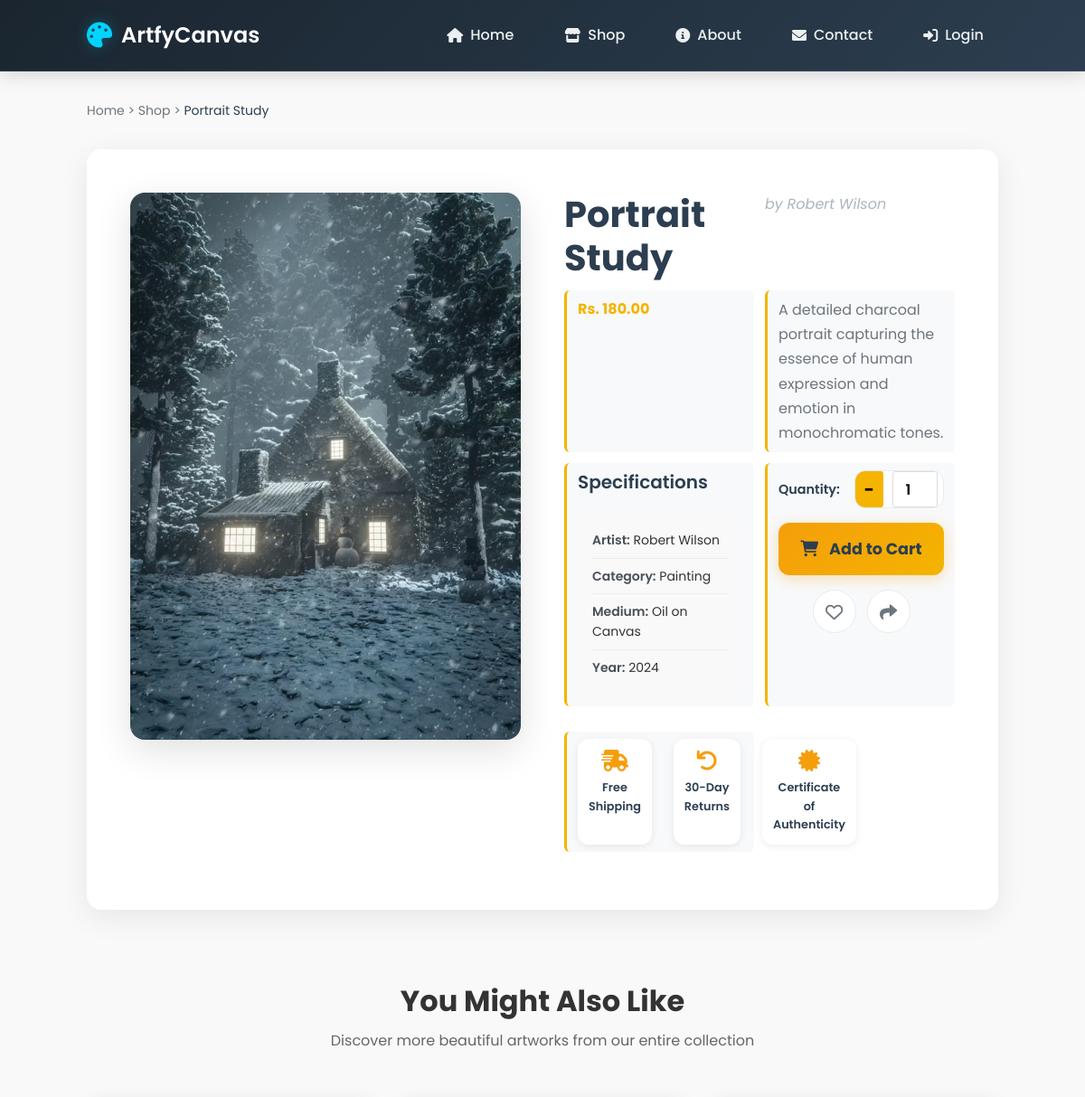
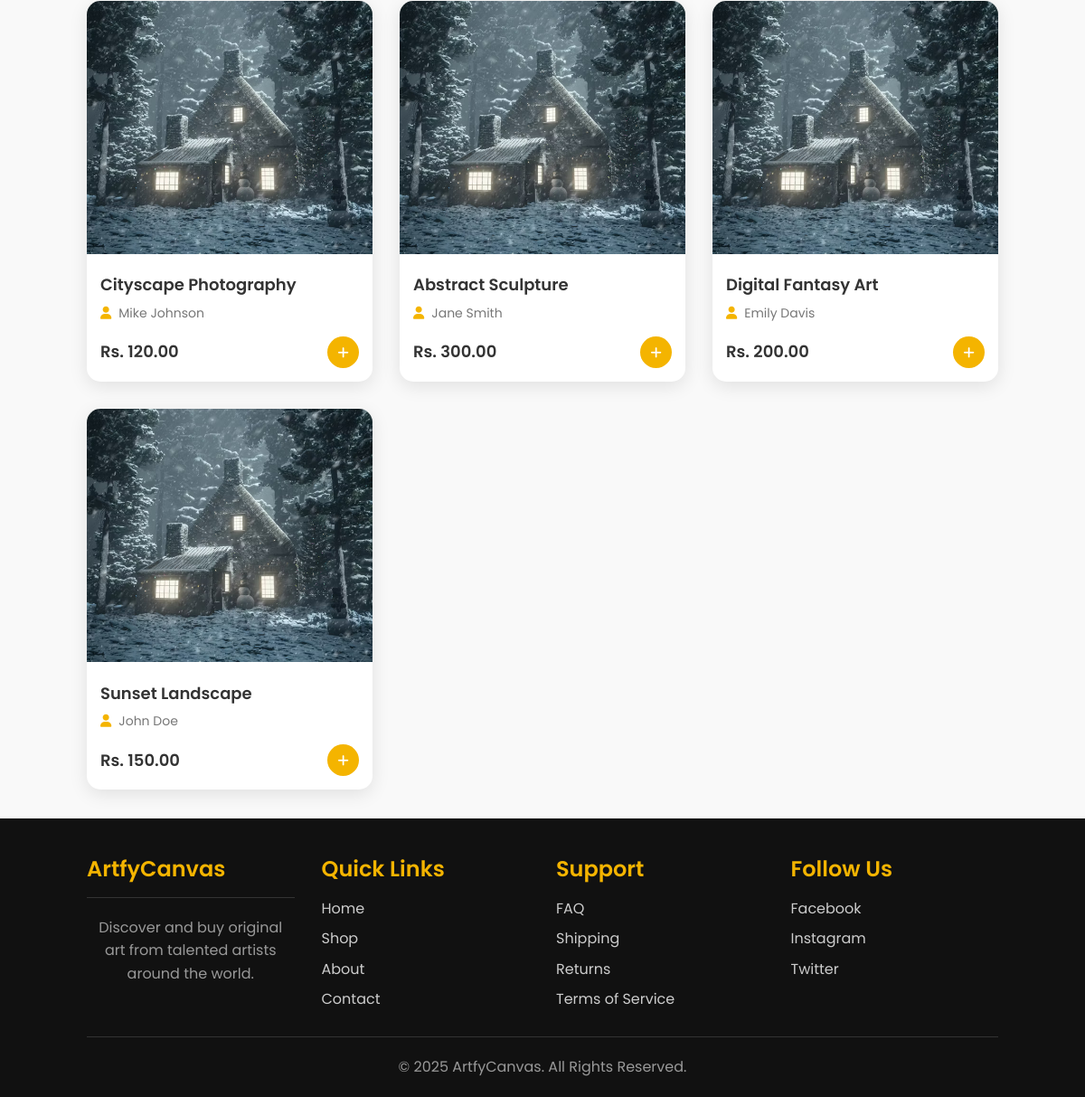
Screenshot of /product.php?id=5 with the database file from the repository (2 pictures, top to bottom).
### tables this page shows
CREATE TABLE IF NOT EXISTS artworks (
    id INT AUTO_INCREMENT PRIMARY KEY,
    title VARCHAR(255) NOT NULL,
    artist VARCHAR(255) NOT NULL,
    price DECIMAL(10,2) NOT NULL,
    image VARCHAR(255),
    description TEXT,
    category_id INT DEFAULT NULL,
    medium VARCHAR(100) DEFAULT NULL,
    dimensions VARCHAR(100) DEFAULT NULL,
    year_created YEAR DEFAULT NULL,
    availability ENUM('available', 'sold', 'reserved') DEFAULT 'available',
    created_at TIMESTAMP DEFAULT CURRENT_TIMESTAMP,
    FOREIGN KEY (category_id) REFERENCES categories(id)
);

CREATE TABLE IF NOT EXISTS categories (
    id INT AUTO_INCREMENT PRIMARY KEY,
    name VARCHAR(255) NOT NULL,
    created_at TIMESTAMP DEFAULT CURRENT_TIMESTAMP
);

### product.php (the view, shortened to what this page needs)
<?php
require_once "includes/db.php";
$id = intval($_GET['id']);
$stmt = $conn->prepare("SELECT artworks.*, categories.name as category_name FROM artworks JOIN categories ON artworks.category_id = categories.id WHERE artworks.id = ?");
$stmt->bind_param("i", $id);
$stmt->execute();
$artResult = $stmt->get_result();
$art = $artResult->fetch_assoc();
$stmt = $conn->prepare("SELECT * FROM artworks WHERE id != ? ORDER BY RAND() LIMIT 4");
$stmt->bind_param("i", $id);
$stmt->execute();
$recResult = $stmt->get_result();
?>
<!DOCTYPE html>
<html lang="en">
<head>
    <link rel="stylesheet" href="assets/css/style_organized.css">
    <link rel="stylesheet" href="https://cdnjs.cloudflare.com/ajax/libs/font-awesome/6.0.0/css/all.min.css">
</head>
<body>
<header class="navbar">
    <div class="logo">
        <i class="fas fa-palette"></i>
        ArtfyCanvas
    </div>
    <nav>
        <a href="index.php"><i class="fas fa-home"></i> Home</a>
        <a href="shop.php"><i class="fas fa-store"></i> Shop</a>
        <a href="about.php"><i class="fas fa-info-circle"></i> About</a>
        <a href="contact.php"><i class="fas fa-envelope"></i> Contact</a>
        <?php if(isset($_SESSION['user'])): ?>
            <a href="cart.php"><i class="fas fa-shopping-cart"></i> Cart</a>
            <?php
            $pending_count = 0;
            $stmt = $conn->prepare("SELECT COUNT(*) as count FROM orders WHERE user_id = ? AND status = 'pending'");
            $stmt->bind_param("i", $_SESSION['user']['id']);
            $stmt->execute();
            $result = $stmt->get_result();
            $pending_count = $result->fetch_assoc()['count'];
            $stmt->close();
            ?>
            <a href="my_orders.php" class="notification-bell">
                <i class="fas fa-bell"></i>
                <?php if($pending_count > 0): ?>
                <span class="notification-count"><?= $pending_count ?></span>
                <?php endif; ?>
            </a>
            <a href="logout.php"><i class="fas fa-sign-out-alt"></i> Logout</a>
        <?php else: ?>
            <a href="login.php"><i class="fas fa-sign-in-alt"></i> Login</a>
        <?php endif; ?>
    </nav>
</header>
<section class="product-section">
    <div class="breadcrumb">
        <a href="index.php">Home</a> >
        <a href="shop.php">Shop</a> >
        <span><?= htmlspecialchars($art['title']) ?></span>
    </div>
    <div class="product-container">
        <div class="product-gallery">
            <div class="product-image">
                <?php
                $imagePath = "assets/images/" . $art['image'];
                ?>
                <img src="<?= $imagePath ?>" alt="<?= htmlspecialchars($art['title']) ?>" id="main-image">
            </div>
        </div>
        <div class="product-details">
            <h1 class="product-title"><?= htmlspecialchars($art['title']) ?></h1>
            <p class="product-artist">by <?= htmlspecialchars($art['artist']) ?></p>
            <div class="product-price">Rs. <?= number_format($art['price'], 2) ?></div>
            <div class="product-description">
                <p><?= htmlspecialchars($art['description']) ?></p>
            </div>
            <div class="product-specifications">
                <h3>Specifications</h3>
                <ul class="specs-list">
                    <li><strong>Artist:</strong> <?= htmlspecialchars($art['artist']) ?></li>
                    <li><strong>Category:</strong> <?= htmlspecialchars($art['category_name']) ?></li>
                    <li><strong>Medium:</strong> Oil on Canvas</li>
                    <li><strong>Year:</strong> 2024</li>
                </ul>
            </div>
            <div class="purchase-controls">
                <div class="quantity-selector">
                    <label for="quantity">Quantity:</label>
                    <div class="quantity-controls">
                        <button type="button" class="qty-btn" onclick="changeQuantity(-1)">-</button>
                        <input type="number" id="quantity" name="qty" value="1" min="1" max="10" readonly>
                    </div>
                </div>
                <form action="actions/add_to_cart.php" method="POST" class="add-to-cart-form">
                    <button type="submit" class="btn-add-to-cart">
                        <i class="fas fa-shopping-cart"></i>
                        Add to Cart
                    </button>
                </form>
                <div class="secondary-actions">
                    <button class="btn-icon" onclick="toggleWishlist()" title="Add to Wishlist">
                        <i class="far fa-heart"></i>
                    </button>
                    <button class="btn-icon" onclick="shareProduct()" title="Share">
                        <i class="fas fa-share"></i>
                    </button>
                </div>
            </div>
            <div class="trust-badges">
                <div class="badge">
                    <i class="fas fa-shipping-fast"></i>
                    <span>Free Shipping</span>
                </div>
                <div class="badge">
                    <i class="fas fa-undo"></i>
                    <span>30-Day Returns</span>
                </div>
                <div class="badge">
                    <i class="fas fa-certificate"></i>
                    <span>Certificate of Authenticity</span>
                </div>
            </div>
        </div>
    </div>
    <div class="related-products">
        <div class="section-header">
            <h2>You Might Also Like</h2>
            <p>Discover more beautiful artworks from our entire collection</p>
        </div>
        <div class="art-grid">
            <?php while ($rec = $recResult->fetch_assoc()):
            ?>
                <div class="art-card">
                    <div class="art-image">
                    </div>
                    <div class="art-info">
                        <h3>
                            <a href="product.php?id=<?= $rec['id'] ?>">
                                <?= htmlspecialchars($rec['title']) ?>
                            </a>
                        </h3>
                        <p class="artist">
                            <i class="fas fa-user"></i>
                            <?= htmlspecialchars($rec['artist']) ?>
                        </p>
                        <div class="art-footer">
                            <p class="price">Rs. <?= number_format($rec['price'], 2) ?></p>
                            <form action="actions/add_to_cart.php" method="POST" class="quick-add">
                                <button type="submit" class="quick-add-btn">
                                    <i class="fas fa-plus"></i>
                                </button>
                            </form>
                        </div>
                    </div>
                </div>
            <?php endwhile; ?>
        </div>
    </div>
</section>
<footer>
    <div class="footer-content">
        <div class="footer-section">
            <h3>ArtfyCanvas</h3>
            <p>Discover and buy original art from talented artists around the world.</p>
        </div>
        <div class="footer-section">
            <h3>Quick Links</h3>
            <a href="index.php">Home</a>
            <a href="shop.php">Shop</a>
            <a href="about.php">About</a>
            <a href="contact.php">Contact</a>
        </div>
        <div class="footer-section">
            <h3>Support</h3>
            <a href="#">FAQ</a>
            <a href="#">Shipping</a>
            <a href="#">Returns</a>
            <a href="#">Terms of Service</a>
        </div>
        <div class="footer-section">
            <h3>Follow Us</h3>
            <a href="#">Facebook</a>
            <a href="#">Instagram</a>
            <a href="#">Twitter</a>
        </div>
    </div>
    <p>© <?= date("Y") ?> ArtfyCanvas. All Rights Reserved.</p>
</footer>
</body>
</html>

### rows the page displays
artworks: title "Portrait Study", image (picture), artist "Robert Wilson", price "180.00", description "A detailed charcoal portrait capturing the essence of human expression and emotion in monochromatic tones.", category.name "Painting"
artworks: title "Cityscape Photography", artist "Mike Johnson", price "120.00"
artworks: title "Abstract Sculpture", artist "Jane Smith", price "300.00"
artworks: title "Digital Fantasy Art", artist "Emily Davis", price "200.00"
artworks: title "Sunset Landscape", artist "John Doe", price "150.00"
